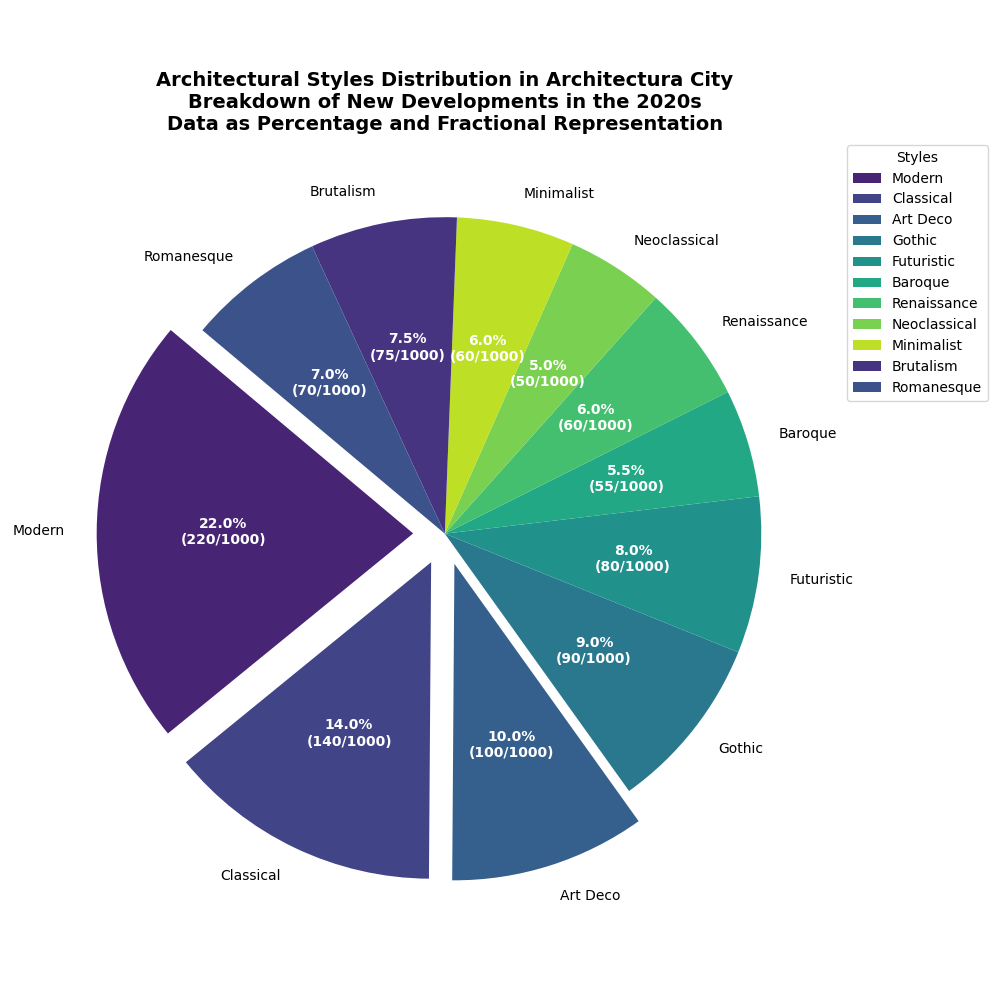

This figure's Python source:
import matplotlib.pyplot as plt

# Define the data for the architectural styles
styles = [
    'Modern', 'Classical', 'Art Deco', 'Gothic', 'Futuristic',
    'Baroque', 'Renaissance', 'Neoclassical', 'Minimalist', 'Brutalism', 'Romanesque'
]
# Manually altered percentages while maintaining the sum at 100
percentages = [22.0, 14.0, 10.0, 9.0, 8.0, 5.5, 6.0, 5.0, 6.0, 7.5, 7.0]

# Adjust last percentage to ensure the total sums to 100
total = sum(percentages)
correction = 100 - total
percentages[-1] += correction

# Verify percentages sum to 100, allowing for minor floating-point margin
assert abs(sum(percentages) - 100) < 1e-9, "Percentages must sum up to 100."

# Define colors using a color map
colors = plt.cm.viridis([0.1, 0.2, 0.3, 0.4, 0.5, 0.6, 0.7, 0.8, 0.9, 0.15, 0.25])

# Set explode to highlight significant categories
explode = tuple(0.1 if p >= 10 else 0 for p in percentages)

# Create the pie chart
fig, ax = plt.subplots(figsize=(10, 10))
wedges, texts, autotexts = ax.pie(
    percentages,
    labels=styles,
    autopct=lambda pct: f'{pct:.1f}%\n({pct / 100 * 1000:.0f}/1000)',
    startangle=140,
    colors=colors,
    explode=explode
)

# Style the text
plt.setp(autotexts, size=10, weight='bold', color='white')
plt.setp(texts, size=10)

# Add a title
ax.set_title(
    'Architectural Styles Distribution in Architectura City\n'
    'Breakdown of New Developments in the 2020s\n'
    'Data as Percentage and Fractional Representation',
    fontsize=14,
    fontweight='bold'
)

# Add a legend
ax.legend(
    wedges,
    styles,
    title='Styles',
    loc='upper left',
    bbox_to_anchor=(1, 1)
)

# Automatically adjust the layout
plt.tight_layout()

# Display the plot
plt.show()
